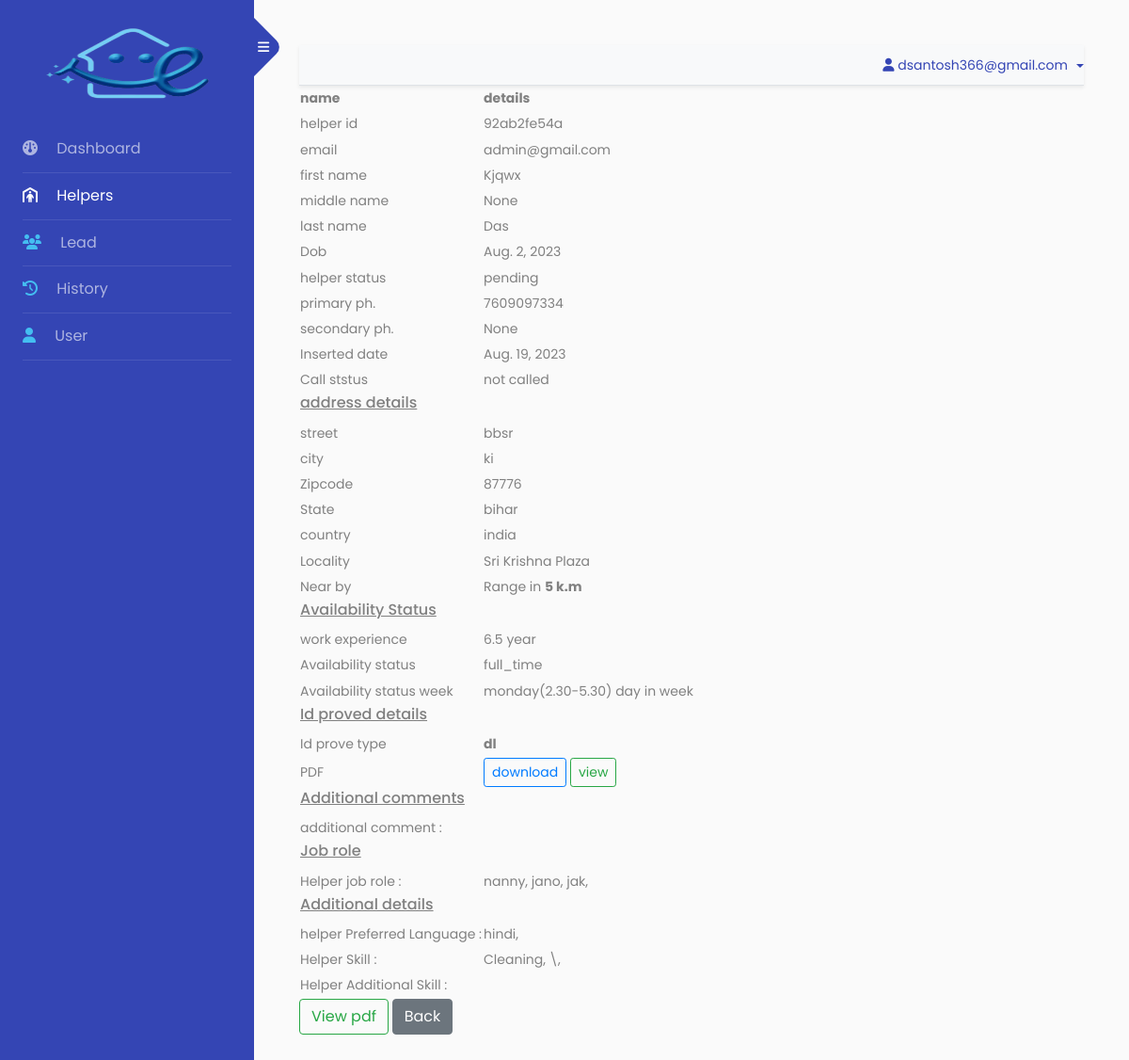
The app's page /helper_view/65 (signed in) with its own data.
### app/models.py (models this page shows, shortened)
class HelperModel(models.Model):
    helper_id = models.CharField(max_length=20,null=True,blank=True,unique=True)
    helper_status = models.CharField(max_length=50,choices=CONTACT_STATUS,default='pending')
    first_name = models.CharField(max_length=100,null=False,blank=False)
    middle_name = models.CharField(max_length=100,null=True,blank=True)
    last_name = models.CharField(max_length=100,null=False,blank=False)
    primary_phone = models.IntegerField(null=False,blank=False)
    secondary_phone = models.IntegerField(null=True,blank=True)
    email_id = models.CharField(max_length=100,null=True,blank=True,default='Name@ezyhelpers.com')
    dob = models.DateField()
    street = models.CharField(max_length=100,null=False,blank=False)
    city = models.CharField(max_length=100,null=False,blank=False)
    zipcode = models.IntegerField(null=False,blank=False)
    state = models.CharField(max_length=100,choices=STATE,null=False,blank=False)
    country = models.CharField(max_length=100,choices=COUNTRY,null=False,blank=False)
    additional_comment = models.TextField(blank=True,null=True)
    work_experience = models.CharField(max_length=30,choices=EXPERIENCE)
    availability_status_week = models.CharField(max_length=400)
    availability_status = models.CharField(max_length=60,choices=AVAILABILITY_STATUS)
    locality = models.CharField(max_length=30,choices=LOCALITY)
    near_by = models.BooleanField(default=False)
    admin_user = models.ForeignKey(User,on_delete=models.CASCADE,null=True,blank=True)
    create_date = models.DateField(auto_now_add=True)
    update_date = models.DateField(null=True,blank=True)
    id_pdf = models.FileField(upload_to='pdfs/', validators=[validate_pdf],null=True,blank=True)
    id_type = models.CharField(max_length=100,blank=True,null=True,choices=ID_TYPE)
    call_status = models.CharField(max_length=100,choices=CALL_STATUS,default=None,null=True)
    phone_valid = models.BooleanField(default=False)

class HelperJobRoleModel(models.Model):
    helper = models.ForeignKey(HelperModel,on_delete=models.CASCADE)
    job = models.CharField(max_length=100)

class HelperPreferredLanguageModel(models.Model):
    helper = models.ForeignKey(HelperModel,on_delete=models.CASCADE)
    language = models.CharField(max_length=100)

class HelperSkillSetModel(models.Model):
    helper = models.ForeignKey(HelperModel,on_delete=models.CASCADE)
    skill = models.CharField(max_length=200)

### backnd/views.py (the view)
# urls.py: path('helper_view/<id>',HelperDetailsView,name='helper_view'),
@login_required
def HelperDetailsView(request,id):
    helper = HelperModel.objects.get(id = id)
    data = {
      'helper':helper,
      'language':HelperPreferredLanguageModel.objects.filter(helper = helper),
       'skill':HelperSkillSetModel.objects.filter(helper = helper),
      'additional_skill':HelperAdditionalSkillSetModel.objects.filter(helper=helper),
      'job_role':HelperJobRoleModel.objects.filter(helper=helper),
    }
    return render(request,'helper_view.html',data)

### templates/helper_view.html (shortened to what this page needs)
{% extends 'index.html' %}
{% block body %}
<table>
    <thead>
        <tr>
            <th>name</th>
            <th>details</th>
        </tr>
    </thead>
    <tbody>
        <tr>
            <td>helper id</td>
            <td>{{helper.helper_id}}</td>
        </tr>
        <tr>
            <td>email</td>
            <td>{{helper.email_id}}</td>
        </tr>
        <tr>
            <td>first name</td>
            <td>{{helper.first_name}}</td>
        </tr>
        <tr>
            <td>middle name</td>
            <td>{{helper.middle_name}}</td>
        </tr>
        <tr>
            <td>last name</td>
            <td>{{helper.last_name}}</td>
        </tr>
        <tr>
            <td>Dob</td>
            <td>{{helper.dob}}</td>
        </tr>
        <tr>
            <td>helper status</td>
            <td>{{helper.helper_status}}</td>
        </tr>
        <tr>
            <td>primary ph.</td>
            <td>{{helper.primary_phone}}</td>
        </tr>
        <tr>
            <td>secondary ph.</td>
            <td>{{helper.secondary_phone}}</td>
        </tr>
        <tr>
            <td>Inserted date</td>
            <td>{{helper.create_date}}</td>
        </tr>
        <tr>
            <td>Call ststus</td>
            <td>{{helper.call_status}}</td>
        </tr>
        <tr>
            <td colspan="2">
                <h6><u>address details</u></h6>
            </td>
        </tr>
        <tr>
            <td>street</td>
            <td>{{helper.street}}</td>
        </tr>
        <tr>
            <td>city</td>
            <td>{{helper.city}}</td>
        </tr>
        <tr>
            <td>Zipcode</td>
            <td>{{helper.zipcode}}</td>
        </tr>
        <tr>
            <td>State</td>
            <td>{{helper.state}}</td>
        </tr>
        <tr>
            <td>country</td>
            <td>{{helper.country}}</td>
        </tr>
        <tr>
            <td>Locality</td>
            <td>{{helper.locality}}</td>
        </tr>
        <tr>
            <td>Near by</td>
            <td>{% if not helper.near_by %}Current location {% else %}Range in <b>5 k.m</b> {% endif %}</td>
        </tr>
         <tr class="mt-2">
            <td colspan="2">
                <h6><u>Availability Status </u></h6>
            </td>
        </tr>
        <tr>
            <td> work experience</td>
            <td>{{helper.work_experience}}</td>
        </tr>
        <tr>
            <td> Availability status </td>
            <td>{{helper.availability_status}}</td>
        </tr>
        <tr>
            <td> Availability status week</td>
            <td>{{helper.availability_status_week}} day in week</td>
        </tr>
       {% if helper.id_type and helper.id_pdf %}
        <tr>
            <td colspan="2">
                <h6><u>Id proved details </u></h6>
            </td>
        </tr>
        <tr>
            <td> Id prove type </td>
            <td><b>{{helper.id_type}}</b></td>
        </tr>
        <tr>
            <td> PDF</td>
            <td>
                <a href="{{helper.id_pdf.url}}" class="btn btn-outline-primary btn-sm" download>download </a>
                <a href="{{helper.id_pdf.url}}" target="_blank" class="btn btn-outline-success btn-sm">view</a>
            </td>
        </tr>
        {% endif %}
        <tr class="mt-2">
            <td colspan="2">
                <h6><u>Additional comments</u></h6>
            </td>
        </tr>
        <tr>
            <td> additional comment : </td>
            <td>{{helper.additional_comment}}</td>
        </tr>
        <tr class="mt-2">
            <td colspan="2">
                <h6><u>Job role</u></h6>
            </td>
        </tr>
        <tr>
            <td>Helper job role : </td>
            <td>
                {% for i in job_role %}
                {{i.job}},
                {% endfor %}
            </td>
        </tr>
        <tr class="mt-2">
            <td colspan="2">
                <h6><u>Additional details</u></h6>
            </td>
        </tr>
        <tr>
            <td> helper Preferred Language : </td>
            <td>
                {% for i in language %}
                {{i.language}},
                {% endfor %}
            </td>
        </tr>
        <tr>
            <td>Helper Skill : </td>
            <td>
                {% for i in skill %}
                {{i.skill}},
                {% endfor %}
            </td>
        </tr>
        <tr>
            <td>Helper Additional Skill : </td>
            <td>
            </td>
        </tr>
    </tbody>
</table>
<a href="{% url 'helper_pdf' helper.id %}" target="_blank" class='btn btn-outline-success'>View pdf</a>
<a href="{% url 'helper_list' %}" class="btn btn-secondary">Back</a>
{% endblock body %}

### templates/index.html (shortened to what this page needs)
<!doctype html>
<html lang="en">
<head>
	{% load static %}
	<link rel="stylesheet" href="https://stackpath.bootstrapcdn.com/font-awesome/4.7.0/css/font-awesome.min.css">
	<link rel="stylesheet" href="{% static 'css/style.css' %}">
	<link rel="stylesheet" href="https://cdnjs.cloudflare.com/ajax/libs/font-awesome/6.4.0/css/all.min.css">
	<link rel="stylesheet" href="{% static 'style.css' %}">
</head>
<body>
	<div class="wrapper d-flex align-items-stretch">
		<nav id="sidebar">
			<div class="custom-menu">
				<button type="button" id="sidebarCollapse" class="btn btn-primary">
					<i class="fa fa-bars"></i>
				</button>
			</div>
			<div class="p-4">
				<h1>
					<a href="{% url 'home' %}" class="logo">
						<div class="logo">
							<img src="{% static 'images/logo.png' %}" alt="wait">
						</div>
					</a>
				</h1>
				{% with request.resolver_match.url_name as url_name %} {% comment %} for get url name {% endcomment %}
				<ul class="list-unstyled components mb-5">
					<li class="{% if url_name == 'super_user_dashboard' or url_name == 'employee_dashboard' %}active{% endif %}">
						<a href="{% url 'home' %}"><i class="fa-solid fa-gauge mr-3"></i> Dashboard</a>
					</li>
					<li
						class="{% if url_name == 'helper_list' or url_name == 'helper_add' or url_name == 'excel_file_helper_upload' or url_name == 'helper_view'  %}active{% endif %}">
						<a href="{% url 'helper_list' %}"><i class="fa-solid fa-person-shelter mr-3"></i> Helpers</a>
					</li>
					<li
						class="{% if url_name == 'lead_list' or url_name == 'lead_add' or url_name == 'lead_edit'  %}active{% endif %}">
						<a href="{% url 'lead_list' %}"><span class="fa-solid fa-users mr-3"></span> Lead</a>
					</li>
					<li
						class="{% if url_name == 'history' %}active{% endif %}">
						<a href="{% url 'history' %}"><span class="fa-solid fa-clock-rotate-left mr-3"></span> History</a>
					</li>
					{% if request.user.is_superuser %}
					<li
						class="{% if url_name == 'superuser_user_create' or url_name == 'superuser_user_list' or url_name == 'superuser_user_update' %}active{% endif %}">
						<a href="{% url 'superuser_user_list' %}"><span class="fa fa-user mr-3"></span> User</a>
					</li>
					{% endif %}
				</ul>
				{% endwith %}
		</nav>
		<div id="content" class="p-4 p-md-5 pt-5">
			<nav class="shadow-sm navbar-light bg-light">
				<ul class="nav nav-tabs justify-content-end">
					<li class="nav-item dropdown">
						<a class="nav-link dropdown-toggle" data-toggle="dropdown" href="#" role="button"
							aria-haspopup="true" aria-expanded="false">
							<i class="fa-solid fa-user"></i> {{request.user}}
						</a>
					</li>
				</ul>
			</nav>
			{% block body %}
			{% endblock body %}
		</div>
	</div>
</body>
</html>

### records on screen
HelperModel: helper_id "92ab2fe54a", email_id "admin@gmail.com", first_name "Kjqwx", middle_name "None", last_name "Das", dob "Aug. 2, 2023", helper_status "pending", primary_phone "7609097334", secondary_phone "None", create_date "Aug. 19, 2023", call_status "not called", street "bbsr", city "ki", zipcode "87776", state "bihar", country "india", locality "Sri Krishna Plaza", work_experience "6.5 year", availability_status "full_time", availability_status_week "monday(2.30-5.30)", id_type "dl"
HelperJobRoleModel: job "nanny"
HelperJobRoleModel: job "jano"
HelperJobRoleModel: job "jak"
HelperPreferredLanguageModel: language "hindi"
HelperSkillSetModel: skill "Cleaning"
HelperSkillSetModel: skill "\\"

### other values on screen
{{ request.user }} "dsantosh366@gmail.com"
